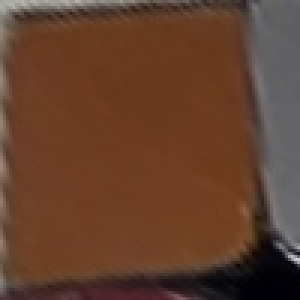
//> input picture ressources/stickers/back_1.jpg, 100 x 100 px (shown 3 times larger); its folder holds only this picture in this run
$ ./test   (built with g++ and OpenCV 4)
//> lines starting //> are read from the running program, lines starting //| are printed output that depends on the picture; after the words box and inside, x2 and y2 are one past the last pixel; in counts of white or black regions, pixels touching at a corner belong together
//> further down, sticker is the input picture: 100 rows x 100 cols, CV_8UC3; mean B, G, R 45.2, 64.1, 99.1
#include <opencv2/opencv.hpp>
#include <iostream>
#include <filesystem>
#include <map>
#include <string>
#include <vector>

namespace fs = std::filesystem;

// Plages HSV personnalisées pour chaque couleur
const std::map<std::string, std::pair<cv::Scalar, cv::Scalar>> color_ranges = {
    {"red",    {cv::Scalar(0, 100, 100),   cv::Scalar(10, 255, 255)}},    // Rouge vif
    {"orange", {cv::Scalar(11, 100, 100),  cv::Scalar(22, 255, 255)}},
    {"yellow", {cv::Scalar(23, 100, 100),  cv::Scalar(34, 255, 255)}},
    {"green",  {cv::Scalar(35, 80, 80),    cv::Scalar(85, 255, 255)}},
    {"blue",   {cv::Scalar(86, 100, 100),  cv::Scalar(130, 255, 255)}},
    {"white",  {cv::Scalar(0, 0, 200),     cv::Scalar(180, 40, 255)}}
};

// Détecte la couleur dominante parmi les plages définies
std::string getDominantColor(const cv::Mat& img) {
    cv::Mat resized;
    cv::resize(img, resized, cv::Size(50, 50));
    cv::Mat hsv;
    cv::cvtColor(resized, hsv, cv::COLOR_BGR2HSV);
//> hsv: 50 rows x 50 cols, CV_8UC3; mean H, S, V 30.3, 139, 99.5

    std::map<std::string, int> pixel_counts;

    for (const auto& [color_name, range] : color_ranges) {
        cv::Mat mask;
        cv::inRange(hsv, range.first, range.second, mask);
        pixel_counts[color_name] = cv::countNonZero(mask);
    }
//> this loop made 6 passes
//> pass 3, in getDominantColor, `cv::inRange(hsv, range.first, range.second, mask);`:
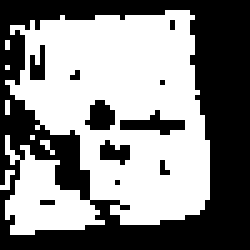
//> mask: 50 rows x 50 cols, CV_8UC1 (shown 5 times larger); 52.7% white; 11 black regions (8 under 20 px), largest, box (x1, y1, x2, y2) and area: (0, 0, 50, 50) 1078, (24, 22, 37, 27) 31, (17, 20, 23, 26) 26

    // Choix de la couleur dominante
    std::string dominant = "unknown";
    int max_pixels = 0;
    for (const auto& [color, count] : pixel_counts) {
        if (count > max_pixels) {
            max_pixels = count;
            dominant = color;
        }
    }
//> this loop made 6 passes
//> (color, dominant) on pass 3: ("orange", "orange")
//> after the loop, max_pixels = 1317

    return dominant;
}

int main() {
    std::map<std::string, std::string> center_colors = {
        {"up", "yellow"},
        {"front", "red"},
        {"right", "green"},
        {"left", "blue"},
        {"back", "orange"},
        {"down", "white"}
    };

    std::map<std::string, std::map<int, std::string>> detected_colors;

    for (const auto& entry : fs::directory_iterator("stickers")) {
        if (!entry.is_regular_file()) continue;

        std::string filename = entry.path().filename().string();
        cv::Mat sticker = cv::imread(entry.path().string());
        if (sticker.empty()) {
            std::cerr << "❌ Impossible de lire " << filename << "\n";
            continue;
        }

        size_t underscore_pos = filename.find('_');
        size_t dot_pos = filename.find('.');
        if (underscore_pos == std::string::npos || dot_pos == std::string::npos) continue;

        std::string face = filename.substr(0, underscore_pos);
        int index = std::stoi(filename.substr(underscore_pos + 1, dot_pos - underscore_pos - 1));

        if (index == 5) {
            detected_colors[face][5] = center_colors[face];
        } else {
            std::string color = getDominantColor(sticker);
//> color = "orange"
            detected_colors[face][index] = color;
//> detected_colors = 1 item
        }
    }

    // Affichage des résultats
    for (const auto& [face, colors] : detected_colors) {
        std::cout << "Face: " << face << "\n";
        for (int i = 1; i <= 9; ++i) {
            std::string color = colors.count(i) ? colors.at(i) : "???";
            std::cout << "  " << i << ": " << color << "\n";
        }
        std::cout << "\n";
    }
//> this loop made 1 pass
//| Face: back

    std::map<std::string, char> color_to_letter = {
        {"yellow", 'U'},
        {"red",    'F'},
        {"green",  'R'},
        {"blue",   'L'},
        {"orange", 'B'},
        {"white",  'D'}
    };

    std::vector<std::string> face_order = {"up", "right", "front", "down", "left", "back"};

    std::cout << "\n=== Chaîne Kociemba ===\n";
    for (const std::string& face : face_order) {
        std::string face_line(1, toupper(face[0]));
        face_line += ":";

        for (int i = 1; i <= 9; ++i) {
            std::string color = detected_colors[face][i];
            char letter = color_to_letter.count(color) ? color_to_letter[color] : '?';
            face_line += letter;
        }

        std::cout << "  " << face_line << "\n";
    }

    return 0;
}

$ run again, on ressources/stickers/down_1.jpg
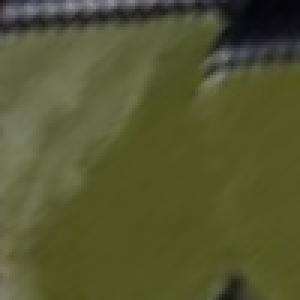
//> input picture ressources/stickers/down_1.jpg, 100 x 100 px (shown 3 times larger)
//> sticker is the input picture: 100 rows x 100 cols, CV_8UC3; mean B, G, R 48.3, 86.1, 83.8
//> hsv: 50 rows x 50 cols, CV_8UC3; mean H, S, V 39.3, 114.4, 86.7
//> the loop in getDominantColor, `for (const auto& [color_name, range] : color_ranges)` made 6 passes
//> pass 2, in getDominantColor, `cv::inRange(hsv, range.first, range.second, mask);`:
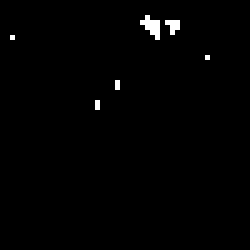
//> mask: 50 rows x 50 cols, CV_8UC1 (shown 5 times larger); 0.92% white in thin lines or dots, all inside (x1, y1, x2, y2) = (2, 3, 42, 22)
//> the loop in getDominantColor, `for (const auto& [color, count] : pixel_counts)` made 6 passes
//> (color, dominant) on passes 2, 6: ("green", "green"), ("yellow", "yellow")
//> after the loop in getDominantColor, `for (const auto& [color, count] : pixel_counts)`: max_pixels = 37
//> `std::string color = getDominantColor(sticker);`: color = "yellow"
//> detected_colors = 1 item
//> the loop `for (const auto& [face, colors] : detected_colors)` made 1 pass
//> (printed output is left out)
